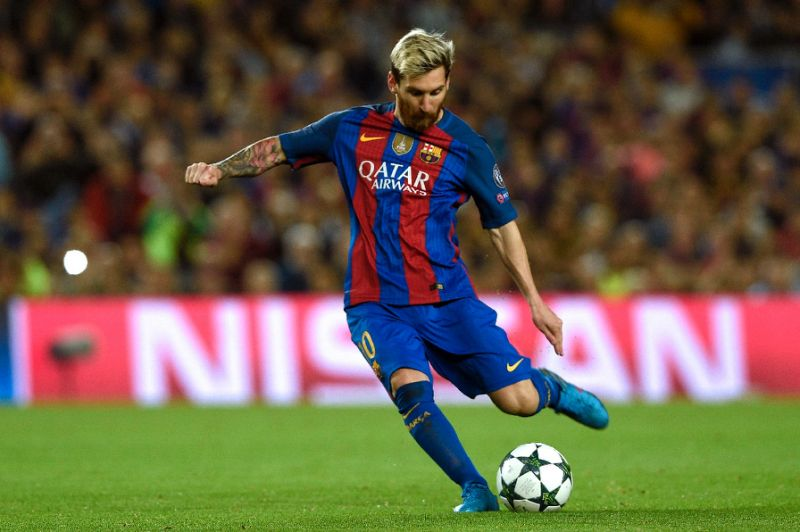
#> input picture image_processing_in_opencv/3_geometric_transformations_ofimages/messi.jpg, 800 x 532 px
$ python 3_rotation.py
#> lines starting #> are read from the running program, lines starting #| are printed output that depends on the picture
#!/usr/bin/env python
# -*- coding: utf-8 -*-
# @Date    : 2018-02-07 16:41:56
# @Author  : Joe

import numpy as np
import cv2


# 将一副图片旋转角度 α 的变换矩阵
# 	|-    cos α    	- sin α  -|
# M =|					|
# 	|-	sin α 	    cos α  -|

#  OpenCV提供了一个可以以任何点左右中心点并且能都缩放的矩阵；
# 这个矩阵可以使用cv2.getRotationMatrix2D()来得到
# retval	=	cv.getRotationMatrix2D(	center, angle, scale	)
# center:	图片中选择的旋转中心点
# angle:		旋转的角度。正值表示顺时针方向
# scale:		缩放量

img = cv2.imread('messi.jpg', 0)
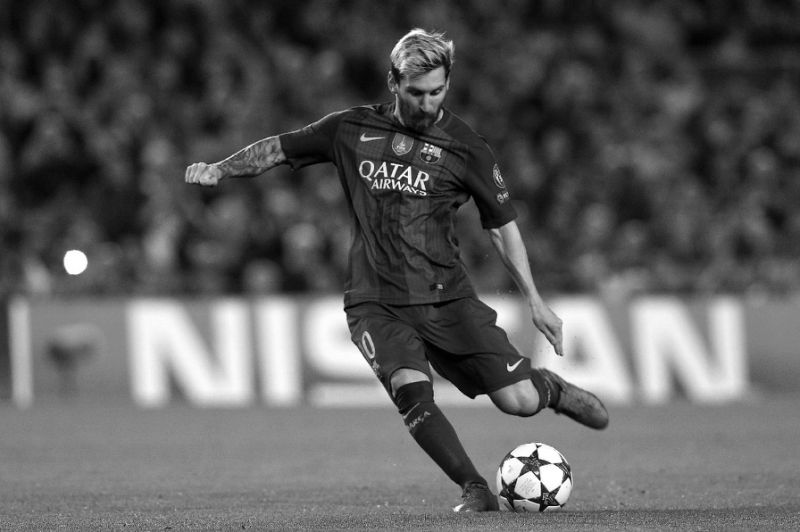
#> img: shape (532, 800); min 0, max 255, mean 92.3
rows, cols = img.shape
#> rows = 532; cols = 800

M = cv2.getRotationMatrix2D((cols/2, rows/2), 90, 1) # 中心点顺时针旋转90度，无缩放
dst = cv2.warpAffine(img, M, (cols, rows))
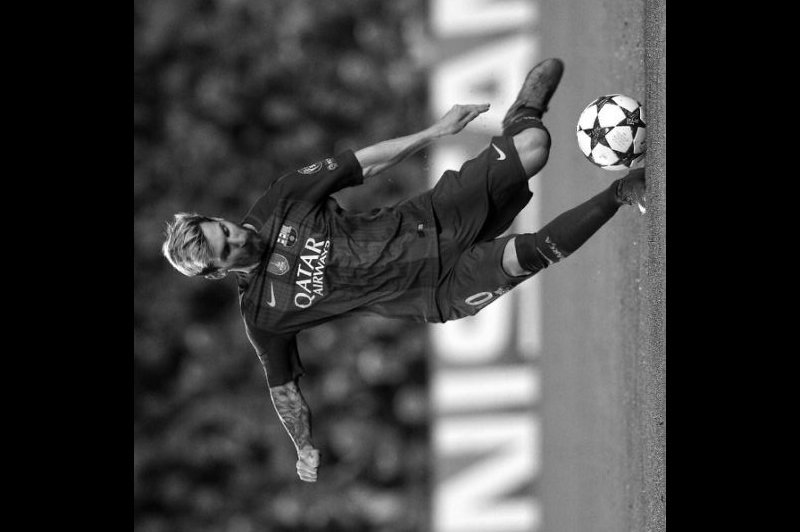
#> dst: shape (532, 800); min 0, max 255, mean 62.6

cv2.imshow('gray', img)
cv2.imshow('rotation', dst)

cv2.waitKey(0)
cv2.destroyAllWindows()

$ run again, with image_processing_in_opencv/3_geometric_transformations_ofimages/sudokusmall.jpg copied over image_processing_in_opencv/3_geometric_transformations_ofimages/messi.jpg
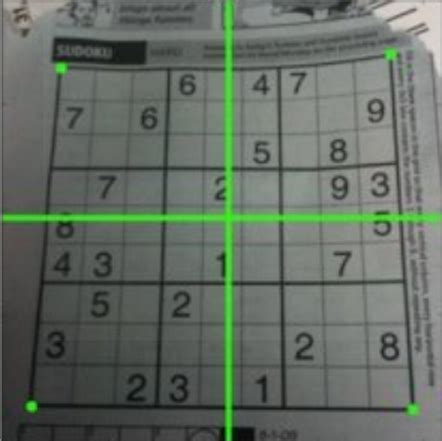
#> input picture image_processing_in_opencv/3_geometric_transformations_ofimages/sudokusmall.jpg, 442 x 441 px
#> `img = cv2.imread('messi.jpg', 0)`:
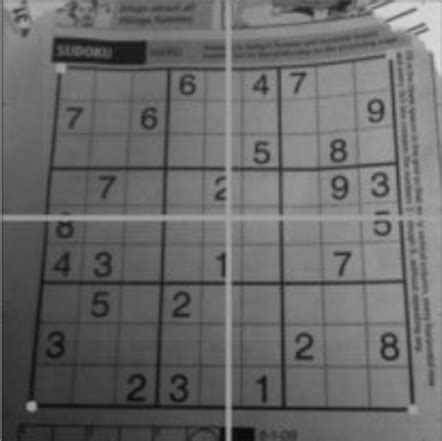
#> img: shape (441, 442); min 7, max 218, mean 105
#> `dst = cv2.warpAffine(img, M, (cols, rows))`:
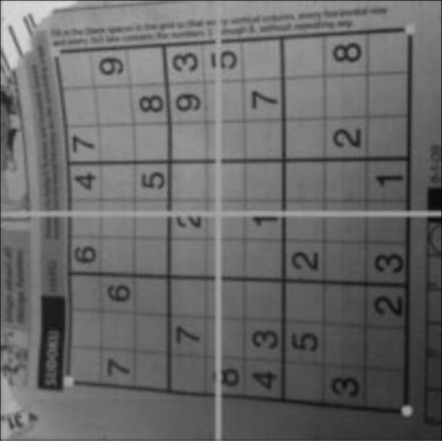
#> dst: shape (441, 442); min 5, max 216, mean 104.8
